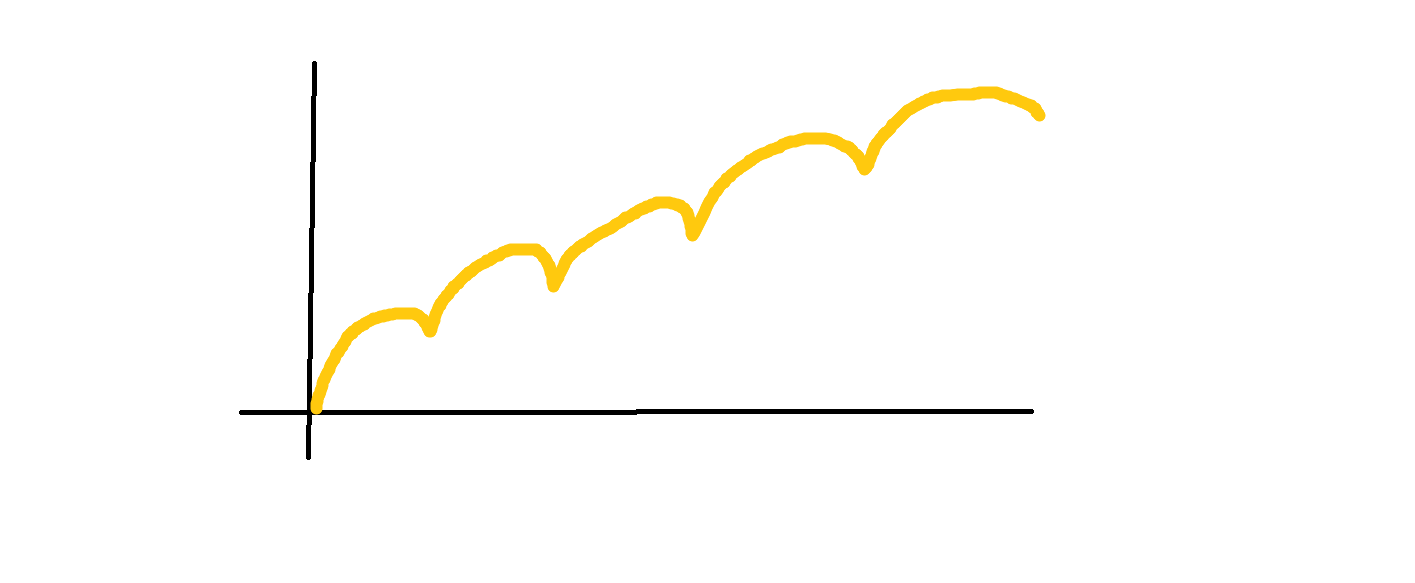
#> input picture archive/scratch-images/bouncing_chirp_handdrawn.png, 1415 x 583 px; its folder holds only this picture in this run
$ python -i export.py   (imports and definitions only)
#> lines starting #> are read from the running program, lines starting #| are printed output that depends on the picture
"""PNG post-processing shared by every README figure exporter.

Matplotlib figures (``bbox_inches="tight"`` or fixed-canvas) and draw.io CLI
exports end up with different outer margins; this normalises them to the one
rule in ``style.README_EDGE_PAD_PX``: content bounding box plus a fixed pad.
"""
import numpy as np
from PIL import Image

from . import style


def crop_to_content(path: str, pad_px: int = style.README_EDGE_PAD_PX,
                    bg: str = style.BG_COLOR, threshold: int = 20) -> str:
    """Rewrite ``path`` so the figure's content sits ``pad_px`` from every edge.

    Works in both directions: trims surplus margin and grows a border for a
    figure that bled to its edge. Content = pixels whose luminance differs from
    ``bg`` by more than ``threshold``.
    """
#> called with pad_px = 30, bg = '#000000', threshold = 20
    im = Image.open(path).convert("RGB")
    bg_rgb = tuple(int(bg.lstrip("#")[i:i + 2], 16) for i in (0, 2, 4))
    a = np.asarray(im).astype(int)
    diff = np.abs(a - np.array(bg_rgb)).max(axis=2)
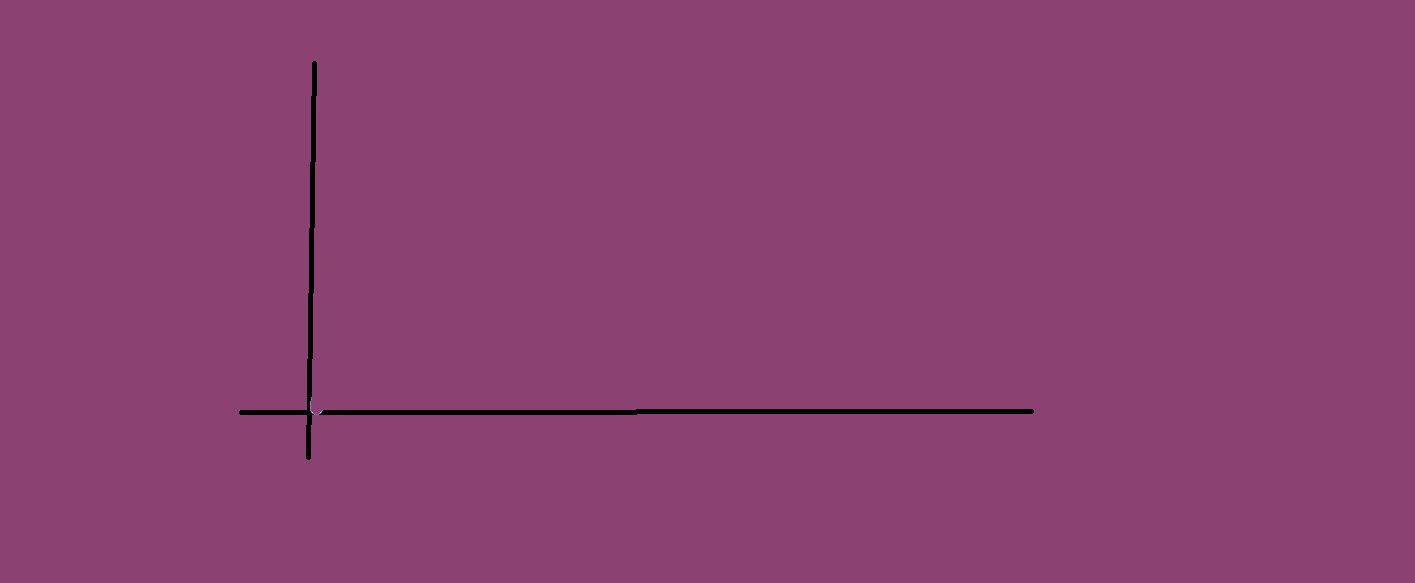
#> diff: shape (583, 1415) int64; 9 distinct labels, from 0 to 255; one colour per label, 0 black
    ys, xs = np.where(diff > threshold)
    x0, x1, y0, y1 = xs.min(), xs.max() + 1, ys.min(), ys.max() + 1
#> x0 = 0; x1 = 1415; y0 = 0; y1 = 583
    out = Image.new("RGB", (x1 - x0 + 2 * pad_px, y1 - y0 + 2 * pad_px), bg_rgb)
#> out: PIL image 1475x643 RGB; every value is 0
    out.paste(im.crop((x0, y0, x1, y1)), (pad_px, pad_px))
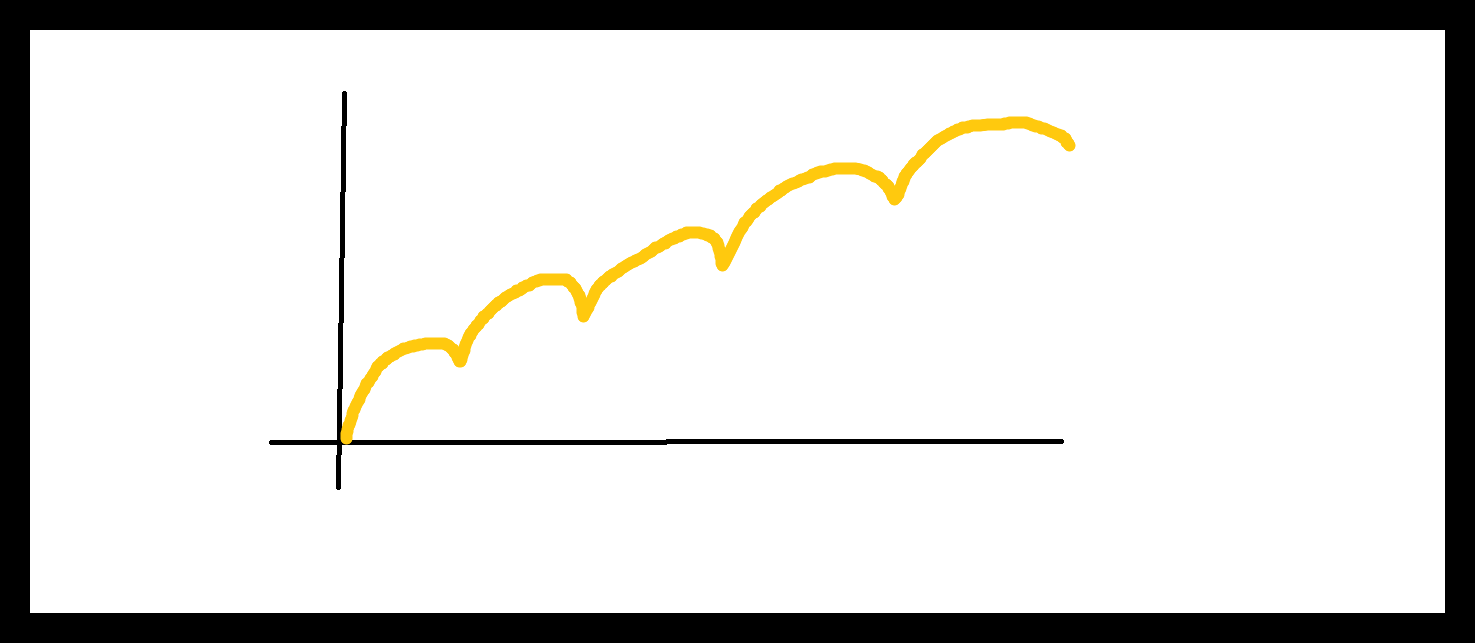
#> out: PIL image 1475x643 RGB; mean R, G, B 220.2, 219.5, 217.1
    out.save(path)
    return path


def fit_readme_width(path: str, shown_px: int = style.README_SHOWN_PX) -> str:
    """Crop to content, then scale so the PNG is README_SUPERSAMPLE x its shown
    width: one exported pixel means the same on-screen size in every figure."""
    crop_to_content(path)
    im = Image.open(path).convert("RGB")
    pad = style.README_EDGE_PAD_PX
    content = im.crop((pad, pad, im.width - pad, im.height - pad))
    w = shown_px * style.README_SUPERSAMPLE - 2 * pad
    content = content.resize((w, round(content.height * w / content.width)), Image.LANCZOS)
    bg_rgb = tuple(int(style.BG_COLOR.lstrip("#")[i:i + 2], 16) for i in (0, 2, 4))
    out = Image.new("RGB", (w + 2 * pad, content.height + 2 * pad), bg_rgb)
#> out: PIL image 2664x1133 RGB; every value is 0
    out.paste(content, (pad, pad))
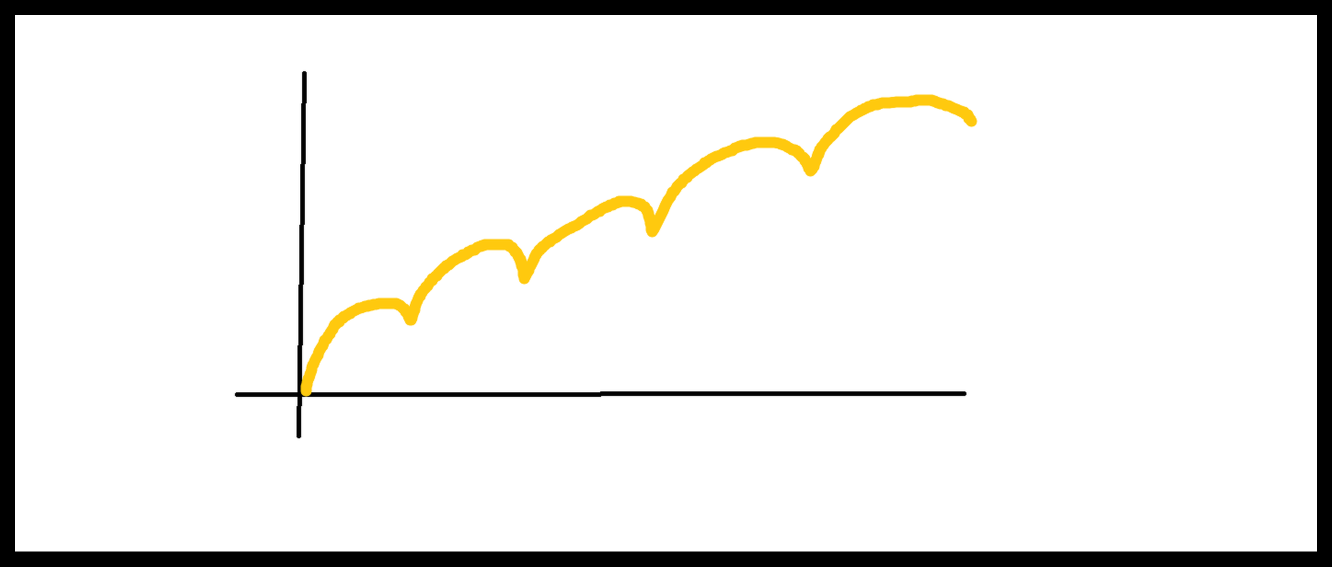
#> out: PIL image 2664x1133 RGB (shown at 1/2 size); mean R, G, B 234.4, 233.6, 231
    out.save(path)
    return path

>>> result = fit_readme_width('../../archive/scratch-images/bouncing_chirp_handdrawn.png')
